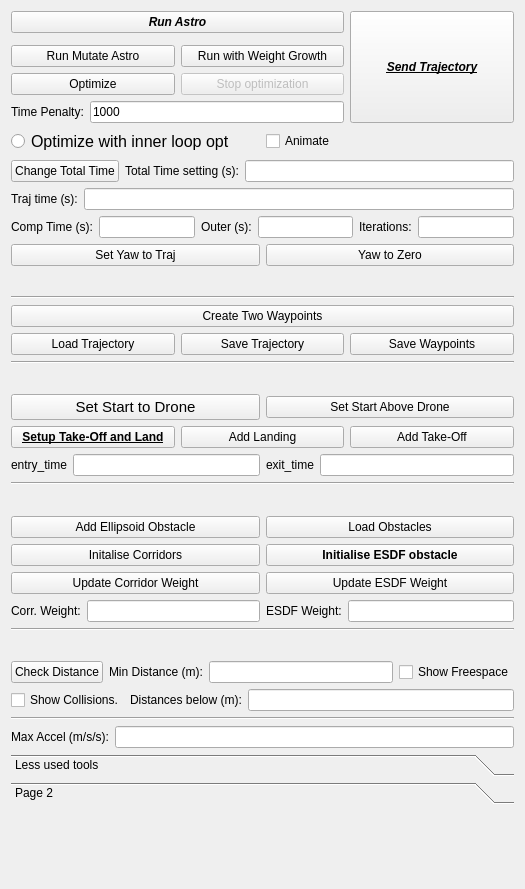
<?xml version="1.0" encoding="UTF-8"?>
<ui version="4.0">
 <class>Minsnap</class>
 <widget class="QWidget" name="Minsnap">
  <property name="geometry">
   <rect>
    <x>0</x>
    <y>0</y>
    <width>525</width>
    <height>889</height>
   </rect>
  </property>
  <property name="minimumSize">
   <size>
    <width>100</width>
    <height>100</height>
   </size>
  </property>
  <property name="windowTitle">
   <string>Form</string>
  </property>
  <layout class="QGridLayout" name="gridLayout">
   <item row="0" column="1">
    <layout class="QVBoxLayout" name="verticalLayout">
     <item>
      <layout class="QGridLayout" name="gridLayout_4">
       <item row="2" column="1">
        <widget class="QPushButton" name="run_astro_with_weight_growth_button">
         <property name="text">
          <string>Run with Weight Growth</string>
         </property>
        </widget>
       </item>
       <item row="2" column="0">
        <widget class="QPushButton" name="mutate_astro_button">
         <property name="text">
          <string>Run Mutate Astro</string>
         </property>
        </widget>
       </item>
       <item row="4" column="0" colspan="2">
        <layout class="QHBoxLayout" name="horizontalLayout_4">
         <item>
          <widget class="QLabel" name="label">
           <property name="text">
            <string>Time Penalty:</string>
           </property>
          </widget>
         </item>
         <item>
          <widget class="QLineEdit" name="time_penalty_line_edit">
           <property name="inputMask">
            <string/>
           </property>
           <property name="text">
            <string>1000</string>
           </property>
          </widget>
         </item>
        </layout>
       </item>
       <item row="0" column="0" colspan="2">
        <widget class="QPushButton" name="run_astro_button">
         <property name="sizePolicy">
          <sizepolicy hsizetype="Minimum" vsizetype="MinimumExpanding">
           <horstretch>0</horstretch>
           <verstretch>0</verstretch>
          </sizepolicy>
         </property>
         <property name="font">
          <font>
           <weight>75</weight>
           <italic>true</italic>
           <bold>true</bold>
          </font>
         </property>
         <property name="text">
          <string>Run Astro</string>
         </property>
        </widget>
       </item>
       <item row="3" column="0">
        <widget class="QPushButton" name="optimize_button">
         <property name="text">
          <string>Optimize</string>
         </property>
        </widget>
       </item>
       <item row="3" column="1">
        <widget class="QPushButton" name="stop_optimize_button">
         <property name="enabled">
          <bool>false</bool>
         </property>
         <property name="text">
          <string>Stop optimization</string>
         </property>
        </widget>
       </item>
       <item row="0" column="2" rowspan="5">
        <widget class="QPushButton" name="send_trajectory_button">
         <property name="sizePolicy">
          <sizepolicy hsizetype="Minimum" vsizetype="MinimumExpanding">
           <horstretch>0</horstretch>
           <verstretch>0</verstretch>
          </sizepolicy>
         </property>
         <property name="font">
          <font>
           <weight>75</weight>
           <italic>true</italic>
           <bold>true</bold>
           <underline>true</underline>
          </font>
         </property>
         <property name="text">
          <string>Send Trajectory</string>
         </property>
        </widget>
       </item>
      </layout>
     </item>
     <item>
      <layout class="QHBoxLayout" name="horizontalLayout_27">
       <item>
        <widget class="QRadioButton" name="run_snap_opt_radio_button">
         <property name="font">
          <font>
           <pointsize>12</pointsize>
          </font>
         </property>
         <property name="text">
          <string>Optimize with inner loop opt</string>
         </property>
        </widget>
       </item>
       <item>
        <widget class="QCheckBox" name="animate_checkbox">
         <property name="text">
          <string>Animate</string>
         </property>
        </widget>
       </item>
      </layout>
     </item>
     <item>
      <layout class="QHBoxLayout" name="horizontalLayout_25">
       <item>
        <widget class="QPushButton" name="change_total_time">
         <property name="text">
          <string>Change Total Time</string>
         </property>
        </widget>
       </item>
       <item>
        <widget class="QLabel" name="label_20">
         <property name="text">
          <string>Total Time setting (s):</string>
         </property>
        </widget>
       </item>
       <item>
        <widget class="QLineEdit" name="total_time_line_edit"/>
       </item>
      </layout>
     </item>
     <item>
      <layout class="QHBoxLayout" name="horizontalLayout_12">
       <item>
        <widget class="QLabel" name="label_12">
         <property name="text">
          <string>Traj time (s):</string>
         </property>
        </widget>
       </item>
       <item>
        <widget class="QLineEdit" name="traj_time_line_edit"/>
       </item>
      </layout>
     </item>
     <item>
      <layout class="QHBoxLayout" name="horizontalLayout_22">
       <item>
        <widget class="QLabel" name="label_18">
         <property name="text">
          <string>Comp Time (s):</string>
         </property>
        </widget>
       </item>
       <item>
        <widget class="QLineEdit" name="comp_time_line_edit"/>
       </item>
       <item>
        <widget class="QLabel" name="label_19">
         <property name="text">
          <string>Outer (s):</string>
         </property>
        </widget>
       </item>
       <item>
        <widget class="QLineEdit" name="outer_time_line_edit"/>
       </item>
       <item>
        <widget class="QLabel" name="label_9">
         <property name="text">
          <string>Iterations:</string>
         </property>
        </widget>
       </item>
       <item>
        <widget class="QLineEdit" name="iteration_line_edit"/>
       </item>
      </layout>
     </item>
     <item>
      <layout class="QHBoxLayout" name="horizontalLayout_11">
       <item>
        <widget class="QPushButton" name="set_yaw_to_traj_button">
         <property name="text">
          <string>Set Yaw to Traj</string>
         </property>
        </widget>
       </item>
       <item>
        <widget class="QPushButton" name="set_yaw_to_zero_button">
         <property name="text">
          <string>Yaw to Zero</string>
         </property>
        </widget>
       </item>
      </layout>
     </item>
     <item>
      <spacer name="verticalSpacer">
       <property name="orientation">
        <enum>Qt::Vertical</enum>
       </property>
       <property name="sizeHint" stdset="0">
        <size>
         <width>20</width>
         <height>40</height>
        </size>
       </property>
      </spacer>
     </item>
     <item>
      <widget class="Line" name="line">
       <property name="orientation">
        <enum>Qt::Horizontal</enum>
       </property>
      </widget>
     </item>
     <item>
      <widget class="QPushButton" name="create_two_waypoints_button">
       <property name="text">
        <string>Create Two Waypoints</string>
       </property>
      </widget>
     </item>
     <item>
      <layout class="QHBoxLayout" name="horizontalLayout_15">
       <item>
        <widget class="QPushButton" name="load_trajectory_button">
         <property name="text">
          <string>Load Trajectory</string>
         </property>
        </widget>
       </item>
       <item>
        <widget class="QPushButton" name="save_trajectory_button">
         <property name="text">
          <string>Save Trajectory</string>
         </property>
        </widget>
       </item>
       <item>
        <widget class="QPushButton" name="save_waypoints_from_traj_button">
         <property name="text">
          <string>Save Waypoints</string>
         </property>
        </widget>
       </item>
      </layout>
     </item>
     <item>
      <widget class="Line" name="line_2">
       <property name="orientation">
        <enum>Qt::Horizontal</enum>
       </property>
      </widget>
     </item>
     <item>
      <spacer name="verticalSpacer_2">
       <property name="orientation">
        <enum>Qt::Vertical</enum>
       </property>
       <property name="sizeHint" stdset="0">
        <size>
         <width>20</width>
         <height>40</height>
        </size>
       </property>
      </spacer>
     </item>
     <item>
      <layout class="QHBoxLayout" name="horizontalLayout_16">
       <item>
        <widget class="QPushButton" name="set_first_waypoint_to_drone_button">
         <property name="font">
          <font>
           <pointsize>11</pointsize>
          </font>
         </property>
         <property name="text">
          <string>Set Start to Drone</string>
         </property>
         <property name="checkable">
          <bool>false</bool>
         </property>
         <property name="autoDefault">
          <bool>false</bool>
         </property>
         <property name="default">
          <bool>false</bool>
         </property>
         <property name="flat">
          <bool>false</bool>
         </property>
        </widget>
       </item>
       <item>
        <widget class="QPushButton" name="set_first_waypoint_above_drone_button">
         <property name="text">
          <string>Set Start Above Drone</string>
         </property>
        </widget>
       </item>
      </layout>
     </item>
     <item>
      <layout class="QHBoxLayout" name="horizontalLayout_18">
       <item>
        <widget class="QPushButton" name="set_start_and_end">
         <property name="font">
          <font>
           <weight>75</weight>
           <bold>true</bold>
           <underline>true</underline>
          </font>
         </property>
         <property name="text">
          <string>Setup Take-Off and Land</string>
         </property>
        </widget>
       </item>
       <item>
        <widget class="QPushButton" name="add_landing_button">
         <property name="text">
          <string>Add Landing</string>
         </property>
        </widget>
       </item>
       <item>
        <widget class="QPushButton" name="add_takeoff_button">
         <property name="text">
          <string>Add Take-Off</string>
         </property>
        </widget>
       </item>
      </layout>
     </item>
     <item>
      <layout class="QHBoxLayout" name="horizontalLayout_19">
       <item>
        <layout class="QHBoxLayout" name="horizontalLayout_20">
         <item>
          <widget class="QLabel" name="label_15">
           <property name="text">
            <string>entry_time</string>
           </property>
          </widget>
         </item>
         <item>
          <widget class="QLineEdit" name="entry_time_line_edit"/>
         </item>
        </layout>
       </item>
       <item>
        <layout class="QHBoxLayout" name="horizontalLayout_21">
         <item>
          <widget class="QLabel" name="label_16">
           <property name="text">
            <string>exit_time</string>
           </property>
          </widget>
         </item>
         <item>
          <widget class="QLineEdit" name="exit_time_line_edit"/>
         </item>
        </layout>
       </item>
      </layout>
     </item>
     <item>
      <widget class="Line" name="line_3">
       <property name="orientation">
        <enum>Qt::Horizontal</enum>
       </property>
      </widget>
     </item>
     <item>
      <spacer name="verticalSpacer_5">
       <property name="orientation">
        <enum>Qt::Vertical</enum>
       </property>
       <property name="sizeHint" stdset="0">
        <size>
         <width>20</width>
         <height>40</height>
        </size>
       </property>
      </spacer>
     </item>
     <item>
      <layout class="QGridLayout" name="gridLayout_2">
       <item row="2" column="0">
        <widget class="QPushButton" name="corridor_weight_update_button">
         <property name="text">
          <string>Update Corridor Weight</string>
         </property>
        </widget>
       </item>
       <item row="0" column="0">
        <widget class="QPushButton" name="add_obstacle_button">
         <property name="text">
          <string>Add Ellipsoid Obstacle</string>
         </property>
        </widget>
       </item>
       <item row="0" column="2">
        <widget class="QPushButton" name="load_obstacles_button">
         <property name="text">
          <string>Load Obstacles</string>
         </property>
        </widget>
       </item>
       <item row="1" column="0">
        <widget class="QPushButton" name="initialize_corridors_button">
         <property name="text">
          <string>Initalise Corridors</string>
         </property>
         <property name="checkable">
          <bool>false</bool>
         </property>
        </widget>
       </item>
       <item row="1" column="2">
        <widget class="QPushButton" name="init_esdf_obstacle_button">
         <property name="font">
          <font>
           <weight>75</weight>
           <bold>true</bold>
          </font>
         </property>
         <property name="text">
          <string>Initialise ESDF obstacle</string>
         </property>
         <property name="checkable">
          <bool>false</bool>
         </property>
        </widget>
       </item>
       <item row="3" column="0">
        <layout class="QHBoxLayout" name="horizontalLayout_24">
         <item>
          <widget class="QLabel" name="label_11">
           <property name="text">
            <string>Corr. Weight:</string>
           </property>
          </widget>
         </item>
         <item>
          <widget class="QLineEdit" name="corridor_weight_line_edit"/>
         </item>
        </layout>
       </item>
       <item row="2" column="2">
        <widget class="QPushButton" name="esdf_weight_update_button">
         <property name="text">
          <string>Update ESDF Weight</string>
         </property>
        </widget>
       </item>
       <item row="3" column="2">
        <layout class="QHBoxLayout" name="horizontalLayout_26">
         <item>
          <widget class="QLabel" name="label_21">
           <property name="text">
            <string>ESDF Weight:</string>
           </property>
          </widget>
         </item>
         <item>
          <widget class="QLineEdit" name="esdf_weight_line_edit"/>
         </item>
        </layout>
       </item>
      </layout>
     </item>
     <item>
      <layout class="QHBoxLayout" name="horizontalLayout_17"/>
     </item>
     <item>
      <widget class="Line" name="line_4">
       <property name="orientation">
        <enum>Qt::Horizontal</enum>
       </property>
      </widget>
     </item>
     <item>
      <spacer name="verticalSpacer_4">
       <property name="orientation">
        <enum>Qt::Vertical</enum>
       </property>
       <property name="sizeHint" stdset="0">
        <size>
         <width>20</width>
         <height>40</height>
        </size>
       </property>
      </spacer>
     </item>
     <item>
      <layout class="QHBoxLayout" name="horizontalLayout_14">
       <item>
        <widget class="QPushButton" name="check_distance_button">
         <property name="text">
          <string>Check Distance</string>
         </property>
        </widget>
       </item>
       <item>
        <widget class="QLabel" name="label_14">
         <property name="text">
          <string>Min Distance (m):</string>
         </property>
        </widget>
       </item>
       <item>
        <widget class="QLineEdit" name="traj_dist_line_edit"/>
       </item>
       <item>
        <widget class="QCheckBox" name="show_freespace_checkbox">
         <property name="text">
          <string>Show Freespace</string>
         </property>
        </widget>
       </item>
      </layout>
     </item>
     <item>
      <layout class="QHBoxLayout" name="horizontalLayout_29">
       <item>
        <widget class="QCheckBox" name="show_collision_checkbox">
         <property name="text">
          <string>Show Collisions.</string>
         </property>
        </widget>
       </item>
       <item>
        <widget class="QLabel" name="label_23">
         <property name="text">
          <string>Distances below (m):</string>
         </property>
        </widget>
       </item>
       <item>
        <widget class="QLineEdit" name="collide_sphere_val_line_edit"/>
       </item>
      </layout>
     </item>
     <item>
      <widget class="Line" name="line_5">
       <property name="orientation">
        <enum>Qt::Horizontal</enum>
       </property>
      </widget>
     </item>
     <item>
      <layout class="QHBoxLayout" name="horizontalLayout_13">
       <item>
        <widget class="QLabel" name="label_13">
         <property name="text">
          <string>Max Accel (m/s/s):</string>
         </property>
        </widget>
       </item>
       <item>
        <widget class="QLineEdit" name="traj_accel_line_edit"/>
       </item>
      </layout>
     </item>
     <item>
      <widget class="QToolBox" name="toolBox">
       <property name="currentIndex">
        <number>1</number>
       </property>
       <widget class="QWidget" name="page">
        <property name="geometry">
         <rect>
          <x>0</x>
          <y>0</y>
          <width>505</width>
          <height>59</height>
         </rect>
        </property>
        <attribute name="label">
         <string>Less used tools</string>
        </attribute>
        <widget class="QWidget" name="layoutWidget">
         <property name="geometry">
          <rect>
           <x>0</x>
           <y>0</y>
           <width>505</width>
           <height>192</height>
          </rect>
         </property>
         <layout class="QVBoxLayout" name="verticalLayout_2">
          <item>
           <layout class="QHBoxLayout" name="horizontalLayout_10">
            <item>
             <widget class="QLabel" name="label_7">
              <property name="text">
               <string>Accel Lim (m/s/s):</string>
              </property>
             </widget>
            </item>
            <item>
             <widget class="QLineEdit" name="accel_lim_line_edit"/>
            </item>
            <item>
             <widget class="QPushButton" name="accel_limit_button">
              <property name="text">
               <string>Update Accel Limit</string>
              </property>
             </widget>
            </item>
            <item>
             <widget class="QLabel" name="label_8">
              <property name="text">
               <string>Weight</string>
              </property>
             </widget>
            </item>
            <item>
             <widget class="QLineEdit" name="accel_weight_line_edit"/>
            </item>
           </layout>
          </item>
          <item>
           <widget class="Line" name="line_6">
            <property name="orientation">
             <enum>Qt::Horizontal</enum>
            </property>
           </widget>
          </item>
          <item>
           <layout class="QHBoxLayout" name="horizontalLayout_23">
            <item>
             <widget class="QPushButton" name="change_segment_time">
              <property name="text">
               <string>Change Seg Time</string>
              </property>
             </widget>
            </item>
            <item>
             <widget class="QLabel" name="label_10">
              <property name="text">
               <string>Seg #:</string>
              </property>
             </widget>
            </item>
            <item>
             <widget class="QLineEdit" name="time_index_line_edit"/>
            </item>
            <item>
             <widget class="QLabel" name="label_17">
              <property name="text">
               <string>Time (s):</string>
              </property>
             </widget>
            </item>
            <item>
             <widget class="QLineEdit" name="edit_time_line_edit"/>
            </item>
           </layout>
          </item>
          <item>
           <widget class="Line" name="line_7">
            <property name="orientation">
             <enum>Qt::Horizontal</enum>
            </property>
           </widget>
          </item>
          <item>
           <layout class="QHBoxLayout" name="horizontalLayout_9">
            <item>
             <layout class="QHBoxLayout" name="horizontalLayout">
              <item>
               <layout class="QVBoxLayout" name="verticalLayout_3">
                <item>
                 <widget class="QPushButton" name="delete_waypoint_button">
                  <property name="minimumSize">
                   <size>
                    <width>0</width>
                    <height>0</height>
                   </size>
                  </property>
                  <property name="text">
                   <string>Delete Waypoint</string>
                  </property>
                 </widget>
                </item>
                <item>
                 <widget class="QPushButton" name="add_waypoint_button">
                  <property name="text">
                   <string>Add Waypoint</string>
                  </property>
                 </widget>
                </item>
               </layout>
              </item>
              <item>
               <widget class="QLabel" name="label_2">
                <property name="text">
                 <string>index:</string>
                </property>
               </widget>
              </item>
              <item>
               <widget class="QLineEdit" name="index_line_edit"/>
              </item>
             </layout>
            </item>
           </layout>
          </item>
          <item>
           <layout class="QHBoxLayout" name="horizontalLayout_3">
            <item>
             <layout class="QHBoxLayout" name="horizontalLayout_7">
              <item>
               <widget class="QLabel" name="label_5">
                <property name="text">
                 <string>x:</string>
                </property>
               </widget>
              </item>
              <item>
               <widget class="QLineEdit" name="x_waypoint_line_edit"/>
              </item>
             </layout>
            </item>
            <item>
             <layout class="QHBoxLayout" name="horizontalLayout_2">
              <item>
               <widget class="QLabel" name="label_3">
                <property name="text">
                 <string>y:</string>
                </property>
               </widget>
              </item>
              <item>
               <widget class="QLineEdit" name="y_waypoint_line_edit"/>
              </item>
             </layout>
            </item>
            <item>
             <layout class="QHBoxLayout" name="horizontalLayout_8">
              <item>
               <layout class="QHBoxLayout" name="horizontalLayout_6">
                <item>
                 <widget class="QLabel" name="label_4">
                  <property name="text">
                   <string>z:</string>
                  </property>
                 </widget>
                </item>
                <item>
                 <widget class="QLineEdit" name="z_waypoint_line_edit"/>
                </item>
               </layout>
              </item>
              <item>
               <widget class="QLabel" name="label_6">
                <property name="text">
                 <string>yaw:</string>
                </property>
               </widget>
              </item>
              <item>
               <widget class="QLineEdit" name="yaw_waypoint_line_edit"/>
              </item>
             </layout>
            </item>
           </layout>
          </item>
         </layout>
        </widget>
       </widget>
       <widget class="QWidget" name="page_2">
        <property name="geometry">
         <rect>
          <x>0</x>
          <y>0</y>
          <width>505</width>
          <height>59</height>
         </rect>
        </property>
        <attribute name="label">
         <string>Page 2</string>
        </attribute>
       </widget>
      </widget>
     </item>
    </layout>
   </item>
  </layout>
 </widget>
 <resources/>
 <connections/>
</ui>
